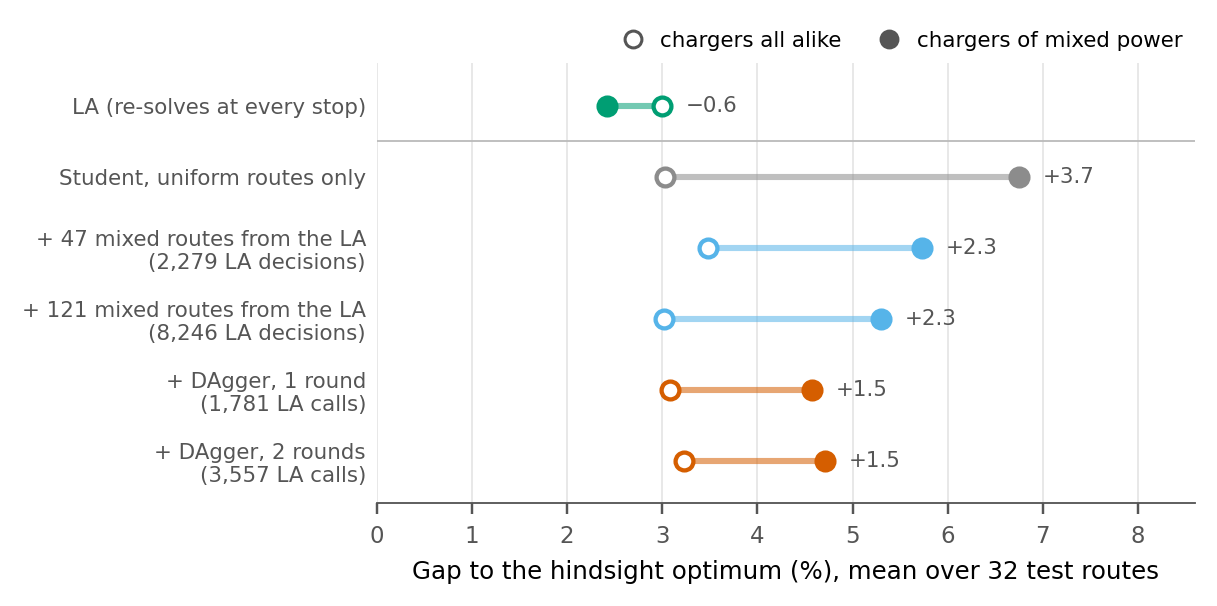

Reproduce this figure in Python.
"""
fig_effort.py -- Fig. 1 of the CPAIOR draft (redrawn 2026-10-04 for clarity).

One row per method; hollow dot = mean gap to the hindsight oracle on the 32
test routes with UNIFORM chargers, filled dot = the same routes with chargers
of MIXED power.  The PyTorch student's rows differ only in what it was trained
on, and the label says how many LA decisions that cost.  Means are over routes
(each route averaged over the 3 training seeds); the paired statistics are in
Table 3.  Numbers come from the result stores via ML/scratch/cmp_curve.py.

    python ML/paper/fig_effort.py        -> ML/paper/fig_effort.pdf (+ .png preview)
"""
import contextlib
import io
import os
import sys

import numpy as np

HERE = os.path.dirname(os.path.abspath(__file__))
sys.path.insert(0, os.path.join(HERE, "..", "scratch"))
sys.path.insert(0, os.path.join(HERE, "..", "code"))

import matplotlib                                                    # noqa: E402
matplotlib.use("Agg")
import matplotlib.pyplot as plt                                      # noqa: E402
from matplotlib.lines import Line2D                                  # noqa: E402

from ml_style import apply_rc, INK_MUTED                             # noqa: E402

with contextlib.redirect_stdout(io.StringIO()):
    import cmp_curve as cc                                           # noqa: E402

GREEN, GREY, SKY, VERM = "#009E73", "#8C8C8C", "#56B4E9", "#D55E00"   # Okabe-Ito


def means(name, v="pmix"):
    """Mean gap (%) on the uniform and the mixed version of the same routes."""
    labels = cc.CONFIGS[name][1]
    u, x = [], []
    for b in sorted({b for (_m, vv, b) in cc.G if vv == v}):
        a, c = cc.mean_over_seeds(labels, "uniform", b), cc.mean_over_seeds(labels, v, b)
        if a and c:
            u.append(a[0])
            x.append(c[0])
    return np.mean(u), np.mean(x)


# top to bottom
ROWS = [("LA (re-solves at every stop)", "LA (the teacher)", GREEN),
        ("Student, uniform routes only", "torch, no mixed data", GREY),
        ("+ 47 mixed routes from the LA\n(2,279 LA decisions)", "torch, + pilot (47 routes)", SKY),
        ("+ 121 mixed routes from the LA\n(8,246 LA decisions)", "torch, + 121 mixed routes", SKY),
        ("+ DAgger, 1 round\n(1,781 LA calls)", "torch, + DAgger", VERM),
        ("+ DAgger, 2 rounds\n(3,557 LA calls)", "torch, + DAgger x2", VERM)]

apply_rc()
plt.rcParams.update({"pdf.fonttype": 42, "ps.fonttype": 42})   # no Type 3 fonts (LNCS)
fig, ax = plt.subplots(figsize=(4.8, 2.6))
for s in ("top", "right", "left"):
    ax.spines[s].set_visible(False)
ax.spines["bottom"].set_color(INK_MUTED)
ax.spines["bottom"].set_linewidth(0.6)
ax.grid(True, axis="x", color="#e6e6e6", lw=0.6)
ax.set_axisbelow(True)

ys = np.arange(len(ROWS))[::-1]
for y, (label, name, col) in zip(ys, ROWS):
    u, x = means(name)
    ax.plot([u, x], [y, y], color=col, lw=2.0, alpha=0.55, solid_capstyle="round", zorder=2)
    ax.scatter([u], [y], s=34, facecolor="white", edgecolor=col, linewidth=1.4, zorder=3)
    ax.scatter([x], [y], s=34, facecolor=col, edgecolor=col, linewidth=1.4, zorder=4)
    ax.text(max(u, x) + 0.25, y, f"{x - u:+.1f}".replace("-", "−"), va="center",
            ha="left", fontsize=7, color=INK_MUTED)

ax.axhline(ys[0] - 0.5, color="#bbbbbb", lw=0.6)          # LA above, students below
ax.set_yticks(ys)
ax.set_yticklabels([r[0] for r in ROWS], fontsize=7)
ax.tick_params(axis="y", length=0)
ax.set_xlim(0, 8.6)
ax.set_ylim(-0.6, len(ROWS) - 0.4)
ax.set_xlabel("Gap to the hindsight optimum (%), mean over 32 test routes")
ax.legend(handles=[Line2D([], [], marker="o", ls="", mfc="white", mec=INK_MUTED, ms=5.5,
                          label="chargers all alike"),
                   Line2D([], [], marker="o", ls="", mfc=INK_MUTED, mec=INK_MUTED, ms=5.5,
                          label="chargers of mixed power")],
          frameon=False, fontsize=7, loc="lower right", bbox_to_anchor=(1.0, 1.0),
          ncol=2, handletextpad=0.3, columnspacing=1.2, borderaxespad=0.2)
fig.savefig(os.path.join(HERE, "fig_effort.pdf"))
fig.savefig(os.path.join(HERE, "fig_effort.png"), dpi=220)
print("wrote", os.path.join(HERE, "fig_effort.pdf"))
